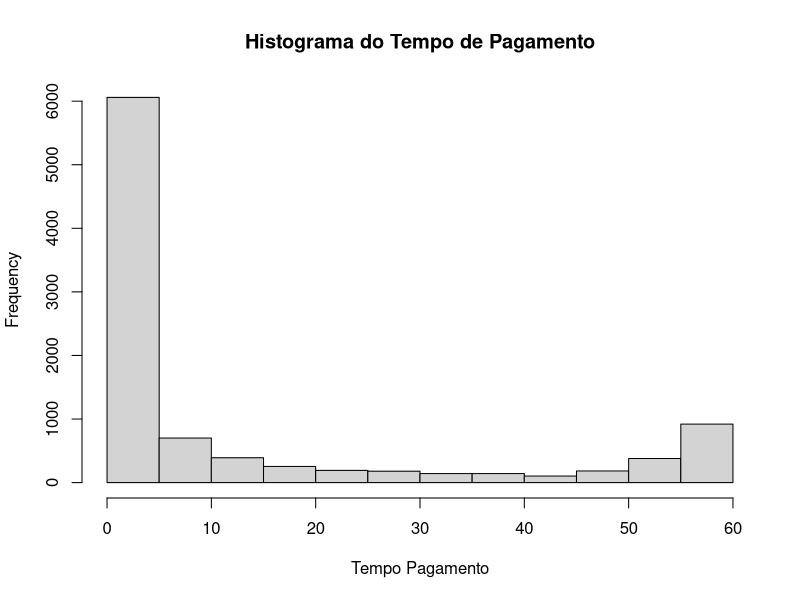
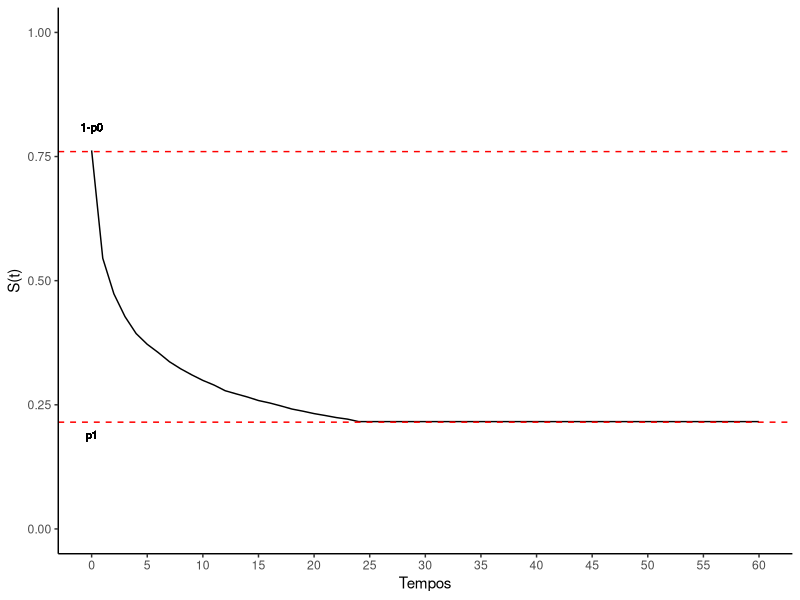
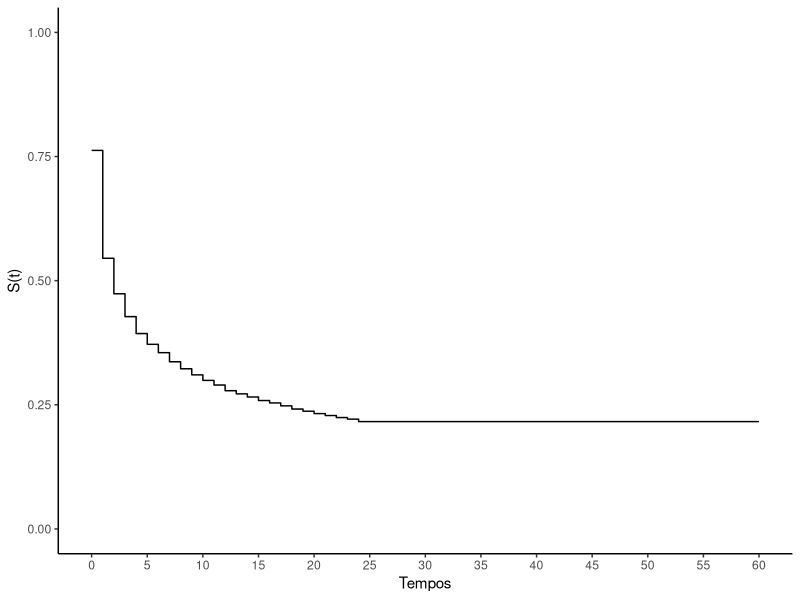
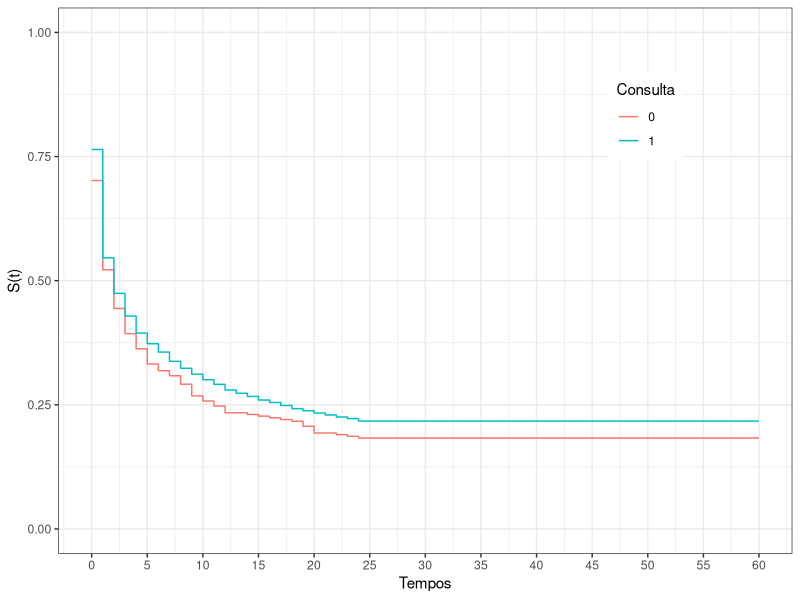
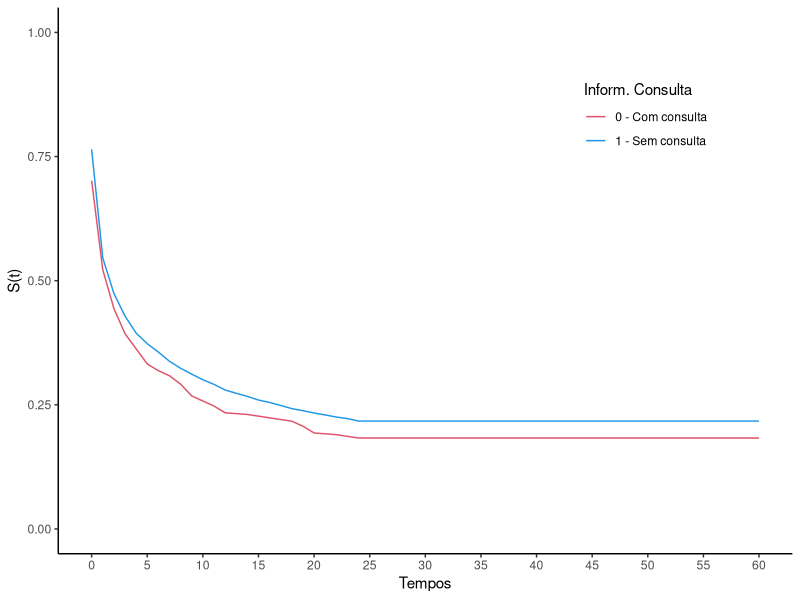
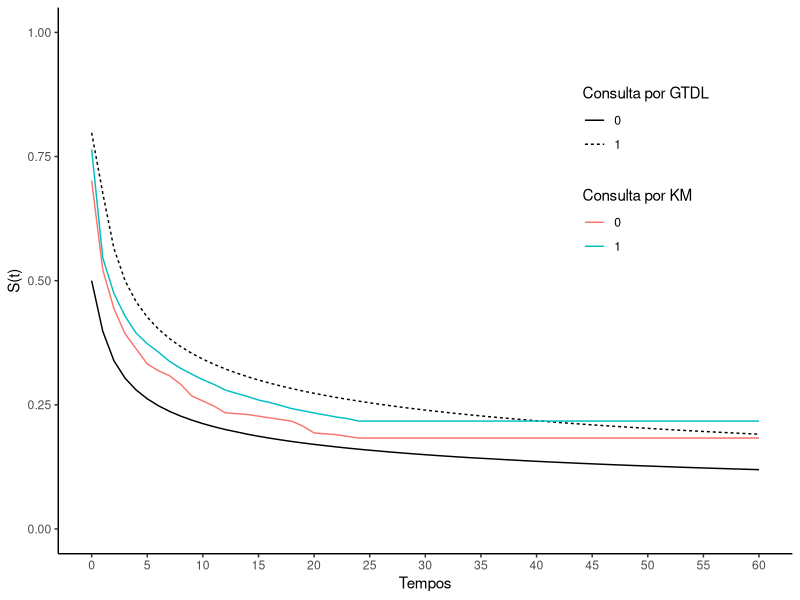

Here is the R script that generated these plots, in order:


# Libraries ---------------------------------------------------------------

library(ggplot2)
library(survival)


# Load and Treatment Data -------------------------------------------------

data <- read.csv(file = "recuperaInadimplencia.csv")
data <- data[,2:4]



# Descriptive Analysis ------------------------------------------------------

# response var histogram Time until debt payment
# histograma da var resposta Tempo até o Pagamento da dívida
hist(data$tempo_pag, xlab="Tempo Pagamento", 
     main = "Histograma do Tempo de Pagamento")

# estimated Kaplan-Meier curve
# curva de Kaplan-Meier estimada
ekm <- survfit(Surv(time = tempo_pag, event = status) ~ 1, data = data)
ekm_df <- data.frame(tempo = ekm$time,
                     km = ekm$surv)

# graph with limits
ggplot(data = ekm_df, mapping = aes(tempo, km)) + 
    geom_line() + labs(x = "Tempos", y = "S(t)") +
    ylim(0:1) + scale_x_continuous(breaks = seq(0,60,5)) +
    geom_hline(yintercept = 0.76, linetype="dashed", color = "red") +
    geom_hline(yintercept = 0.215, linetype="dashed", color = "red") +
    geom_text(label = "1-p0", x = 0, y = 0.81, size = 8/.pt) +
    geom_text(label = "p1", x = 0, y = 0.19, size = 8/.pt) +
    theme_classic()

# graph of Kaplan-Meyer adjust
ggplot(data = ekm_df, mapping = aes(tempo, km)) + 
    geom_step() + 
    labs(x = "Tempos", y = "S(t)") +
    ylim(0:1) + scale_x_continuous(breaks = seq(0,60,5)) +
    theme_classic() + 
    theme(legend.position = c(0.8,0.8),
          legend.background = element_rect(color = "white"))

# estimated Kaplan-Meier curve with query covariate
# curva de Kaplan-Meier estimada com covariável de consulta
ekm <- survfit(Surv(time = tempo_pag, event = status) ~ consulta, data = data)
ekm_df <- data.frame(tempo = ekm$time,
                     km = ekm$surv,
                     consulta = c(rep(0,44),rep(1,61)) )

ggplot(data = ekm_df, mapping = aes(tempo, km)) + 
    geom_step(aes(color = as.factor(consulta))) + 
    labs(x = "Tempos", y = "S(t)", color = "Consulta") +
    ylim(0:1) + scale_x_continuous(breaks = seq(0,60,5)) +
    theme_bw() + 
    theme(legend.position = c(0.8,0.8),
          legend.background = element_rect(color = "white"))

# smoothed graphic
# gráfico alisado
ggplot(data = ekm_df, mapping = aes(tempo, km)) + 
    geom_line(aes(color = as.factor(consulta))) + 
    labs(x = "Tempos", y = "S(t)", color = "Inform. Consulta") +
    scale_color_manual(labels = c("0 - Com consulta", "1 - Sem consulta"), values = c(2,4)) +
    ylim(0:1) + scale_x_continuous(breaks = seq(0,60,5)) +
    theme_classic() + 
    theme(legend.position = c(0.8,0.8),
          legend.background = element_rect(color = "white"))


# Modeling ----------------------------------------------------------------

# verisimilitude of GTDL Gamma
# verossimilhança da GTDL Gamma
veroGTDL <- function(x, par) {
    
    # parameters
    alph <- par[1]
    lambd <- exp(par[2])
    thet <- exp(par[3])
    bet <- par[4:length(par)]
    # covariates
    X <- as.matrix(x[x$tempo > 0, 3:ncol(x)])
    X0 <- as.matrix(x[x$tempo == 0, 3:ncol(x)])
    cens <- x[x$tempo > 0,1]
    tempo <- x[x$tempo > 0,2]
    # model
    aux1 <- sum( (X0%*%bet) - log( 1 + exp(X0%*%bet) ) )
    aux2 <- log(lambd)*sum(cens) - 
        sum( log( 1 + exp(X%*%bet) ) ) +
        sum( cens*(alph*tempo + X%*%bet)) -
        sum( cens*log( 1 + exp(alph*tempo + X%*%bet) ) ) - 
        sum( (cens + (1/thet))*log( 1 + ((thet*lambd/alph)*log( (1 + exp(alph*tempo + X%*%bet))/(1 + exp(X%*%bet)) )) ) )
    
    aux <- aux1 + aux2
    return(-aux)
}

# GTDL Zero Gamma Inflated Survival Model
# modelo de sobrevivência da GTDL Gama zero inflacionada
sobrevGTDL <- function(x, par) {
    
    alph <- par[1]
    lambd <- par[2]
    thet <- par[3]
    bet <- par[4:length(par)]
    tempo <- x$tempo
    X <- as.matrix(x[, 2:ncol(x)])
    st <- (1/(1 + exp(X%*%bet) )) * (1 + ( (lambd*thet/alph) * log( (1 + exp(alph*tempo + X%*%bet) )/(1 + exp(X%*%bet))) ) )^(-1/thet)
    
    return(st)
}



# Aplication --------------------------------------------------------------

# parameter estimation
# estimação dos parâmetros
emv <- optim(par=c(0.1,0.3,0.5,2), veroGTDL, x=data, hessian = TRUE)
epar <- c(emv$par[1], exp(emv$par[2]), exp(emv$par[3]), emv$par[4])

ekm_df$gtdl <- sobrevGTDL(x = ekm_df[,c(1,3)], par = epar)

# Graph of survival curves by Kaplan Meyer (KM) and GTDL
# Gráfico das curvas de sobrevivência por Kaplan Meyer (KM) e por GTDL
ggplot(data = ekm_df, mapping = aes(tempo, gtdl)) +
    geom_line(aes(linetype = as.factor(consulta))) +
    geom_line(aes(x = tempo, y = km, color = as.factor(consulta))) +
    labs(x = "Tempos", y = "S(t)", color = "Consulta por KM", linetype = "Consulta por GTDL") +
    ylim(0:1) + scale_x_continuous(breaks = seq(0,90,5)) +
    theme_classic() + 
    theme(legend.position = c(0.8,0.7),
          legend.background = element_rect(color = "white"))


# estimation of the confidence interval of the parameters
# estimação do intervalo de confiança dos parâmetros
emv <- optim(par=c(0.1,0.3,0.5,2), veroGTDL, x=data, hessian = TRUE)
epar <- c(emv$par[1], exp(emv$par[2]), exp(emv$par[3]), emv$par[4])
epar
sd <- sqrt(diag(solve(emv$hessian)))
sd

ic_alpha <- numeric()
ic_alpha[1] <- emv$par[1] -qnorm(0.975)*sd[1]
ic_alpha[2] <- emv$par[1] +qnorm(0.975)*sd[1]
ic_alpha

ic_lambda <- numeric()
ic_lambda[1] <- emv$par[2] -qnorm(0.975)*sd[2]
ic_lambda[2] <- emv$par[2] +qnorm(0.975)*sd[2]
ic_lambda

ic_theta <- numeric()
ic_theta[1] <- emv$par[3] -qnorm(0.975)*sd[3]
ic_theta[2] <- emv$par[3] +qnorm(0.975)*sd[3]
ic_theta

ic_beta <- numeric()
ic_beta[1] <- emv$par[4] -qnorm(0.975)*sd[4]
ic_beta[2] <- emv$par[4] +qnorm(0.975)*sd[4]
ic_beta
